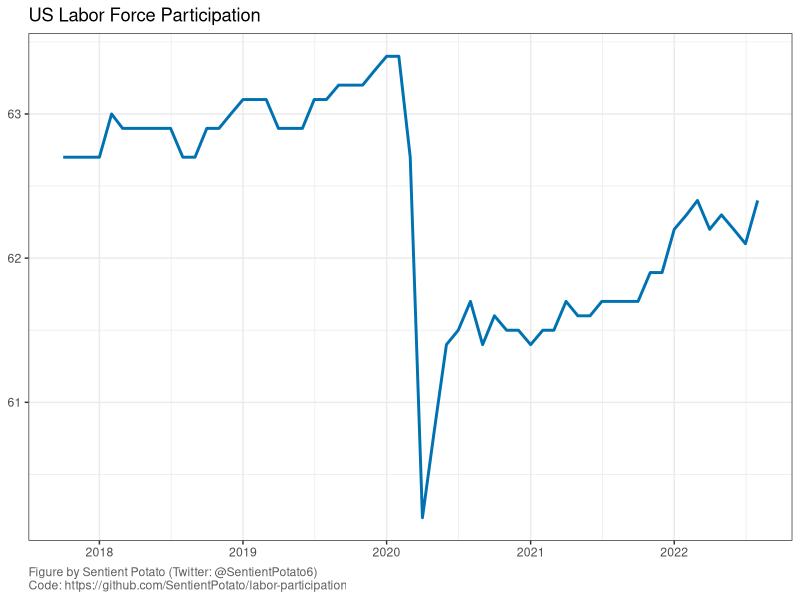

Reproduce this figure in R.
## Load required packages
library(dplyr)
library(tidyr)
library(readr)
library(ggplot2)

## Read in labor force participation data from FRED, available at
## https://fred.stlouisfed.org/series/CIVPART
dat = read_csv("CIVPART.csv")

## We'll plot the last five years of data
dat = dat %>% filter(DATE >= as.Date("2017-09-16"))

## Plot the data
ttl = "US Labor Force Participation"
cap = "Figure by Sentient Potato (Twitter: @SentientPotato6)"
URL = "https://github.com/SentientPotato/labor-participation"
cap = paste(cap, paste("Code:", URL), sep = "\n")
plt = ggplot(data = dat, mapping = aes(x = DATE, y = CIVPART)) +
    geom_line(size = 1, color = "#0072b2") +
    labs(title = ttl, caption = cap) +
    theme_bw() +
    theme(
        axis.title  = element_blank(),
        plot.caption = element_text(color = "#5f5f5f", hjust = 0)
    )
ggsave(
    plot = plt,
    filename = "labor-participation.png",
    device = "png",
    height = 675 / 300,
    width = 1200 / 300
)
